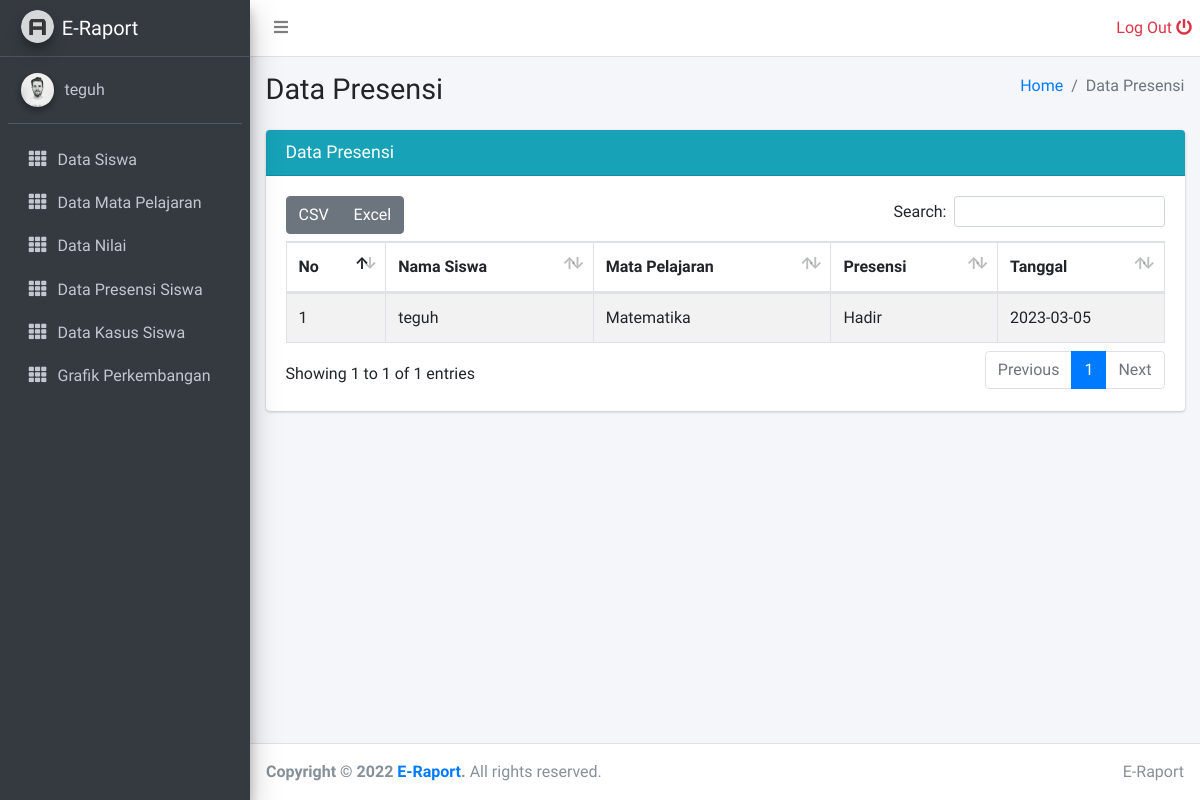
Before: /siswa/data_presensi.php (signed in) with the older database file.
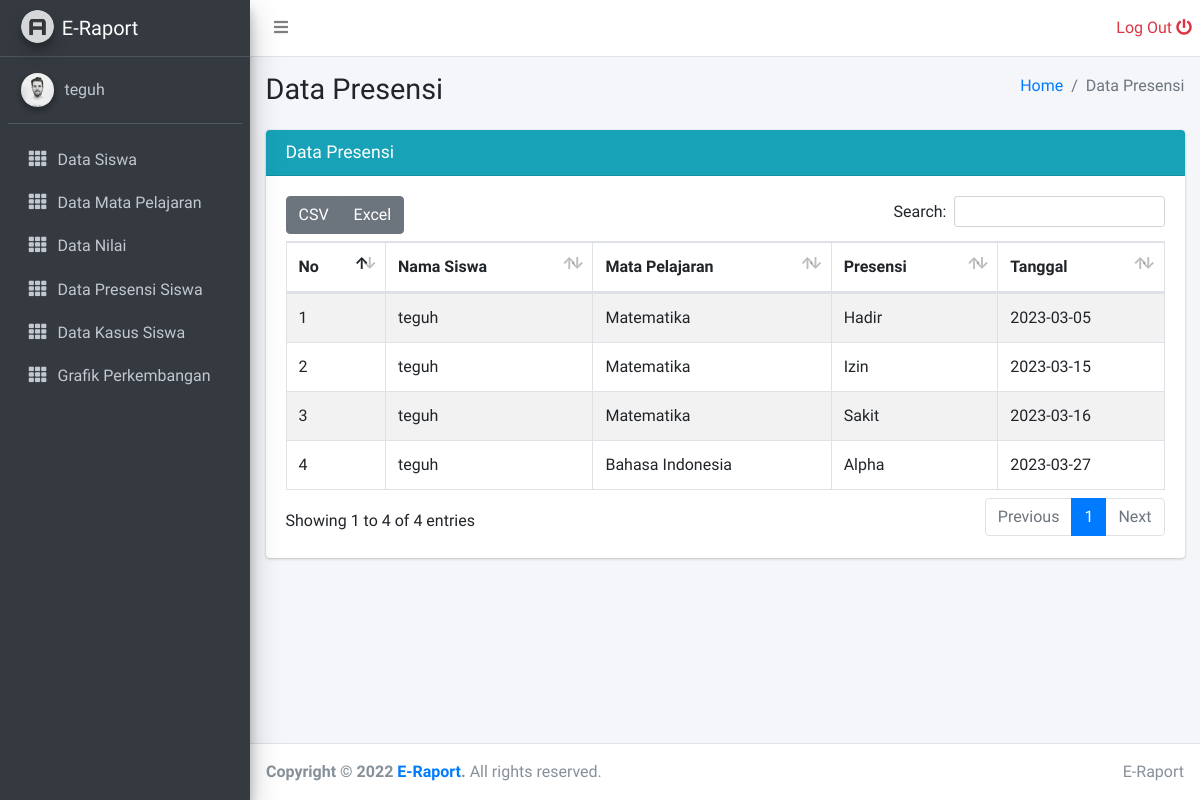
After: the same page with the newer database file.
### tables this page shows
CREATE TABLE `presensi_siswa` (
  `id_presensi` int(11) NOT NULL,
  `id_siswa` int(11) NOT NULL,
  `id_pelajaran` int(11) NOT NULL,
  `presensi` varchar(10) NOT NULL,
  `tgl` date NOT NULL
);

CREATE TABLE `data_siswa` (
  `id_siswa` int(11) NOT NULL,
  `nama_siswa` varchar(40) NOT NULL,
  `alamat` text NOT NULL,
  `kelas` varchar(10) NOT NULL,
  `password` varchar(30) DEFAULT NULL,
  `nis` varchar(30) DEFAULT NULL,
  `jen_kel` varchar(30) DEFAULT NULL
);

CREATE TABLE `mata_pelajaran` (
  `id_pelajaran` int(11) NOT NULL,
  `nama_mata_pelajaran` varchar(30) NOT NULL,
  `id_guru` int(11) NOT NULL
);

### siswa/data_presensi.php (the view, shortened to what this page needs)
<?php
include '../layouts/sidebar.php';
?>
  <div class="content-wrapper">
    <div class="content-header">
      <div class="container-fluid">
        <div class="row mb-2">
          <div class="col-sm-6">
            <h1 class="m-0">Data Presensi</h1>
          </div>
          <div class="col-sm-6">
            <ol class="breadcrumb float-sm-right">
              <li class="breadcrumb-item"><a href="#">Home</a></li>
              <li class="breadcrumb-item active">Data Presensi</li>
            </ol>
          </div>
        </div>
      </div>
    </div>
    <div class="content">
      <div class="container-fluid">
        <div class="row">
          <div class="col-12">
          <div class="card card-info">
              <div class="card-header">
                <h3 class="card-title">
                Data Presensi</h3>
              </div>
              <div class="card-body">
                <table id="example1" class="table table-bordered table-striped">
                  <thead>
                  <tr>
                    <th>No</th>
                    <th>Nama Siswa</th>
                    <th>Mata Pelajaran</th>
                    <th>Presensi</th>
                    <th>Tanggal</th>
                  </tr>
                  </thead>
                  <tbody>
                  <?php
                    include '../config/koneksi.php';
                    if (isset($_SESSION['id_user'])) {
                      $query = "SELECT * FROM presensi_siswa
                      INNER JOIN data_siswa ON presensi_siswa.id_siswa  = data_siswa.id_siswa
                      INNER JOIN mata_pelajaran ON presensi_siswa.id_pelajaran  = mata_pelajaran.id_pelajaran
                      WHERE presensi_siswa.id_siswa = '$_SESSION[id_user]'";
                    }else{
                    $query = "SELECT * FROM presensi_siswa
                    INNER JOIN data_siswa ON presensi_siswa.id_siswa  = data_siswa.id_siswa
                    INNER JOIN mata_pelajaran ON presensi_siswa.id_pelajaran  = mata_pelajaran.id_pelajaran";
                    }
                    $result = mysqli_query($koneksi, $query);
                    $no = 1;
                    while($row = mysqli_fetch_assoc($result))
                    {
                    ?>
                  <tr>
                    <td><?php echo $no; ?></td>
                    <td><?php echo $row['nama_siswa']; ?></td>
                    <td><?php echo $row['nama_mata_pelajaran']; ?></td>
                    <td><?php echo $row['presensi']; ?></td>
                    <td><?php echo $row['tgl']; ?></td>
                  </tr>
                  <?php
                        $no++;
                    }
                  ?>
                  </tbody>
                </table>
              </div>
            </div>
          </div>
        </div>
      </div>
    </div>
  </div>
  <?php
    include '../layouts/footer.php';
  ?>

Changed rows visible on the page:
added presensi_siswa: id_siswa.nama_siswa "teguh", id_pelajaran.nama_mata_pelajaran "Matematika", presensi "Izin", tgl "2023-03-15"
added presensi_siswa: id_siswa.nama_siswa "teguh", id_pelajaran.nama_mata_pelajaran "Matematika", presensi "Sakit", tgl "2023-03-16"
added presensi_siswa: id_siswa.nama_siswa "teguh", id_pelajaran.nama_mata_pelajaran "Bahasa Indonesia", presensi "Alpha", tgl "2023-03-27"
Other visible differences:
text written by a page script: "CSV Excel Search: Showing 1 to 1 of 1 entries Previous 1 Next" → "CSV Excel Search: Showing 1 to 4 of 4 entries Previous 1 Next"
